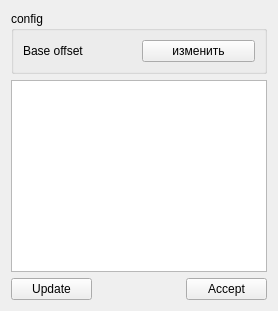
         <widget class="QWidget" name="tab_8">
          <attribute name="title">
           <string>Tools</string>
          </attribute>
          <layout class="QGridLayout" name="gridLayout_33">
           <item row="2" column="0">
            <widget class="QPushButton" name="pbUpdateTool">
             <property name="text">
              <string>Update</string>
             </property>
            </widget>
           </item>
           <item row="1" column="0" colspan="3">
            <widget class="QTableWidget" name="tableTools"/>
           </item>
           <item row="0" column="0" colspan="3">
            <widget class="QGroupBox" name="groupBox_14">
             <property name="title">
              <string>config</string>
             </property>
             <layout class="QGridLayout" name="gridLayout_32">
              <item row="0" column="0">
               <widget class="QLabel" name="labelBaseOffsetTool">
                <property name="text">
                 <string notr="true">Base offset</string>
                </property>
               </widget>
              </item>
              <item row="0" column="1">
               <widget class="QPushButton" name="pbEditOffsetTool">
                <property name="text">
                 <string>изменить</string>
                </property>
               </widget>
              </item>
             </layout>
            </widget>
           </item>
           <item row="2" column="2">
            <widget class="QPushButton" name="pbAcceptTool">
             <property name="text">
              <string>Accept</string>
             </property>
            </widget>
           </item>
          </layout>
         </widget>
